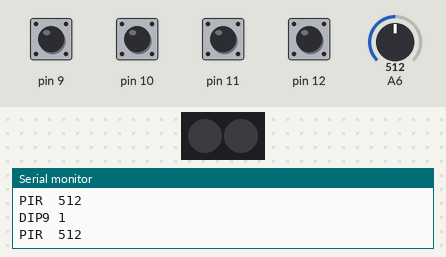
Recording of a sketch running on a simulated Arduino Nano, built with avr-gcc and run on an emulated ATmega328P. On the bench: 2 RGB LEDs in strip order, left to right, the last lines printed to the serial monitor. The test bench sets the inputs (shaded band); at power-on: pin 9–12 HIGH, A6 = 512. Dim RGB values are drawn brighter than linear; the strip is taken to match the declared colour order; random numbers use the default seed unless the sketch sets one.

Above: at 1.2 s.
1.3 s: pin 10 pulled LOW for 0.15 s
At 1.47 s:
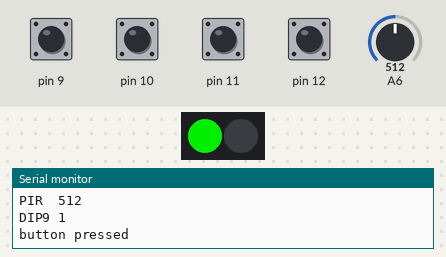
4.3 s: pin 9 pulled LOW for 1 s
At 4.48 s:
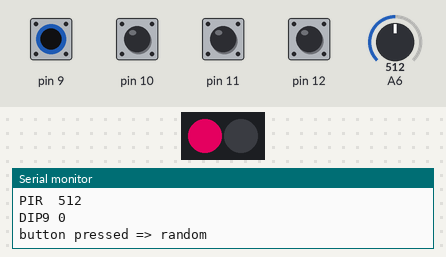
6.8 s: pin 9 pulled LOW for 0.15 s
At 6.98 s:
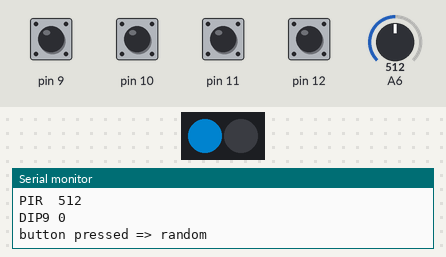
8.6 s: pin 9 pulled LOW for 1 s
At 9.03 s:
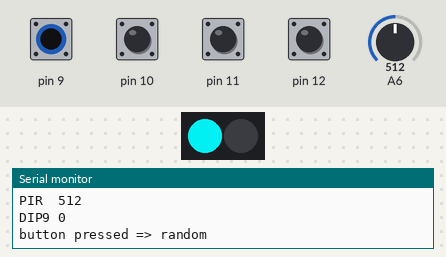
11.1 s: pin 9 pulled LOW for 0.15 s
At 11.28 s:
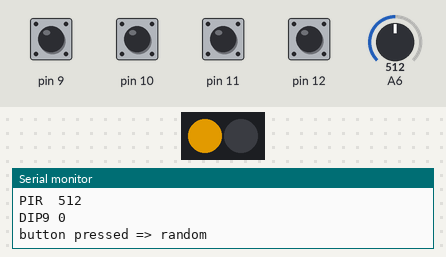
12.9 s: pin 9 pulled LOW for 0.15 s
At 13.08 s:
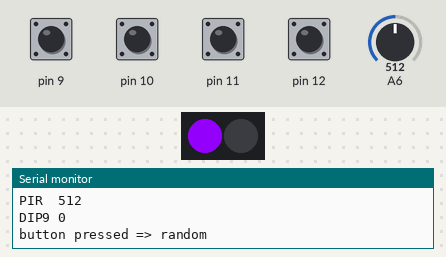
Timing chart, 0 to 15.7 s (numbered marks = the images above; inputs shaded):
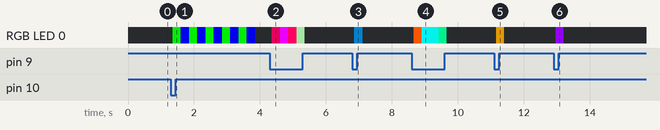

The sketch:

Standard-Code.ino
```cpp
// (licence header left out)
#include <Adafruit_NeoPixel.h>
#ifdef __AVR__
#include <avr/power.h>
#endif

// How many NeoPixels are attached to the Arduino?
#define PINRGB 3
#define NUMPIXELSRGB   2
Adafruit_NeoPixel pixelsRGB = Adafruit_NeoPixel(NUMPIXELSRGB, PINRGB, NEO_RGB + NEO_KHZ800);

int DIP9 = 0;
int DIP10 = 0;
int DIP11 = 0;
int DIP12 = 0;
int PIR = 0;

void setup() {
  pinMode(7, INPUT_PULLUP);
  pinMode(9, INPUT_PULLUP);
  pinMode(10, INPUT_PULLUP);
  pinMode(11, INPUT_PULLUP);
  pinMode(12, INPUT_PULLUP);

  pixelsRGB.begin(); // This initializes the NeoPixel library as pixelsRGB object.
  Serial.begin(9600);
}

void loop() {

PIR = analogRead(A6);
DIP9 = digitalRead(9);
DIP10 = digitalRead(10);
DIP11 = digitalRead(11);
DIP12 = digitalRead(12);

Serial.print("PIR  ");
Serial.println(PIR);
Serial.print("DIP9 ");
Serial.println(DIP9);

if (DIP9 == LOW && PIR > 100){
  Serial.println("button pressed => random");
  int randomGreen = random(50, 256);
  int randomRed = random(50, 256);
  int randomBlue = random(50, 256);
  if (randomGreen < randomRed && randomGreen < randomBlue) randomGreen = 0;
  if (randomRed < randomGreen && randomRed < randomBlue) randomRed = 0;
  if (randomBlue < randomRed && randomBlue < randomGreen) randomBlue = 0;
  pixelsRGB.setPixelColor(0, pixelsRGB.Color(randomGreen,randomRed,randomBlue)); //sets random color and light - note GRB strip
  pixelsRGB.show();
  delay(250);
}

else if (DIP10 == LOW && PIR > 100){
  Serial.println("button pressed");
  for (int i = 0; i < 5; i++) {
  pixelsRGB.setPixelColor(0, pixelsRGB.Color(0,200,0)); // Green/Red/Blue
  pixelsRGB.show(); // This sends the updated pixel color to the hardware.
  delay(250);
  pixelsRGB.setPixelColor(0, pixelsRGB.Color(0,0,200)); // Green/Red/Blue
  pixelsRGB.show(); // This sends the updated pixel color to the hardware.
  delay(250);
  }
}
else{
  pixelsRGB.setPixelColor(0, pixelsRGB.Color(0,0,0));
  pixelsRGB.show();
}
}
```

Measured:
- after the input at 1.3 s, RGB LED 0: off → RGB(0, 200, 0) after 0.05 s, then repeats every 0.50 s: RGB(0, 0, 200) 0.25 s, RGB(0, 200, 0) 0.25 s
- after the input at 4.3 s, RGB LED 0: off → RGB(171, 0, 71) after 0.06 s, → RGB(234, 0, 254) 0.25 s later, → RGB(250, 0, 97) 0.25 s later, → RGB(127, 180, 127) 0.25 s later, … (5 changes in this stretch)
- after the input at 6.8 s, RGB LED 0: off → RGB(0, 74, 117) after 0.06 s, → off 0.25 s later
- after the input at 8.6 s, RGB LED 0: off → RGB(235, 81, 0) after 0.06 s, → RGB(0, 214, 217) 0.25 s later, → RGB(0, 213, 207) 0.25 s later, → RGB(0, 211, 125) 0.25 s later, … (5 changes in this stretch)
- after the input at 11.1 s, RGB LED 0: off → RGB(164, 112, 0) after 0.06 s, → off 0.25 s later
- after the input at 12.9 s, RGB LED 0: off → RGB(141, 0, 240) after 0.06 s, → off 0.25 s later
